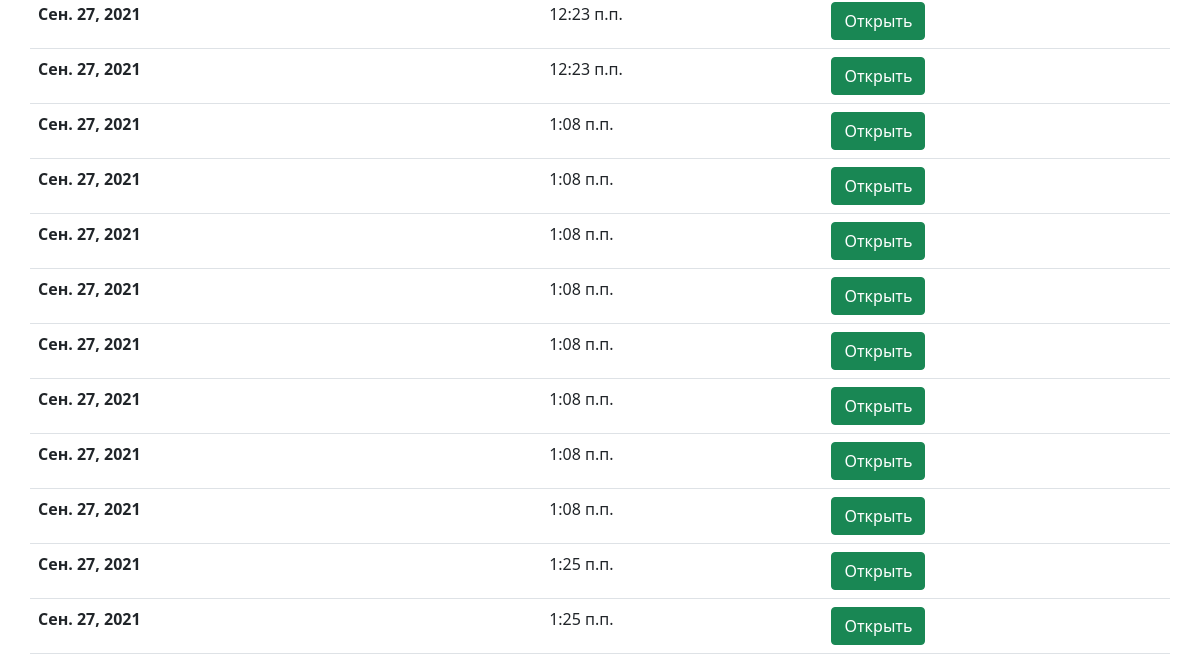
/meeting/meetingList (lower part), run on an earlier commit of the app's database.
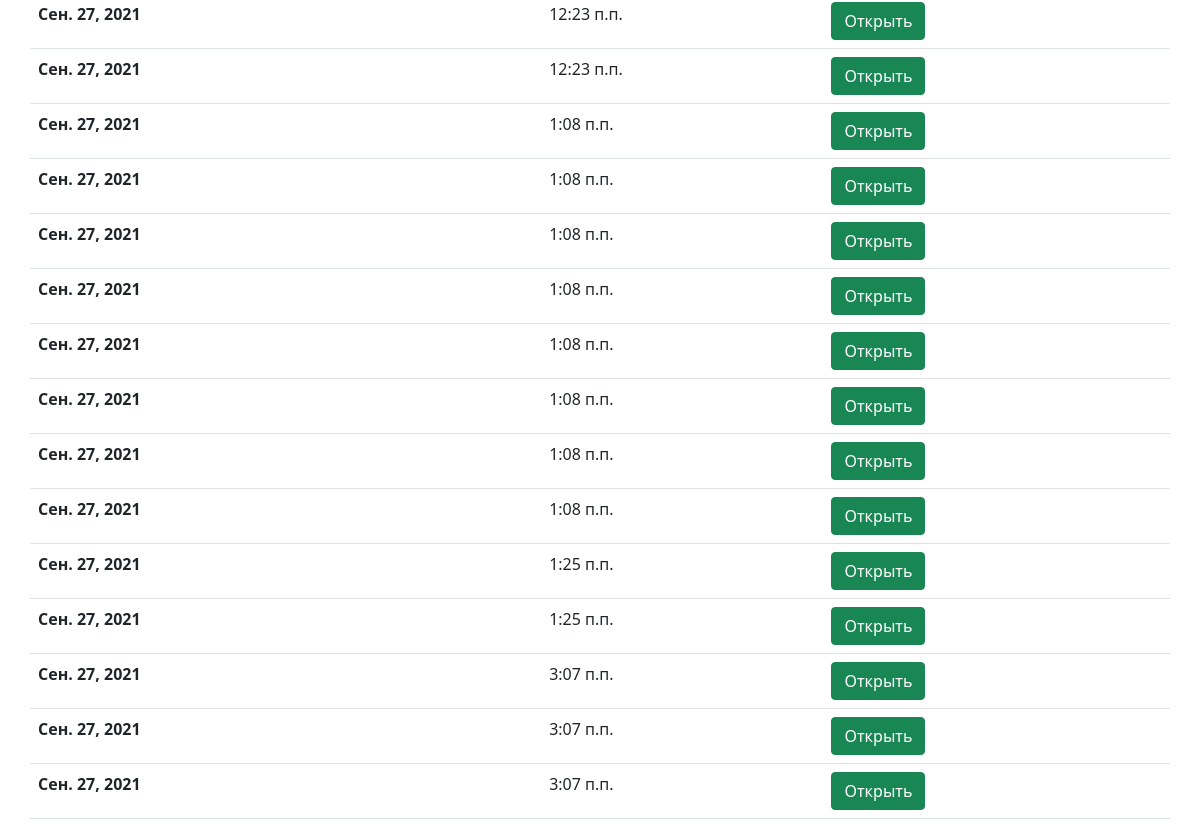
And on a later commit of the database.
### meetingManager/models.py (models this page shows)
class Meeting(models.Model):
	date = models.DateField("Дата заседания", auto_now_add=True, null=True, blank=True)
	time = models.TimeField("Время заседания")
	subpoena = models.CharField("Повестка", max_length=1000)

### meetingManager/views.py (the view)
# urls.py: path("meetingList", views.MeetingList.as_view(), name="meetingList"),
class MeetingList(Meeting):
	def get(self, request):
		meetingList = Meeting.getMeetingList()
		return render(request, "meetingList.html", {
			"meetingList": meetingList,
		})

### meetingManager/views.py (called while the page is built)
	def getMeetingList():
		return MeetingModel.objects.all()

### meetingManager/templates/meetingList.html (shortened to what this page needs)
{% extends "base.html" %}
{% block content %}
<table class="table">
  <tbody>
    {% for meeting in meetingList %}
      <tr>
        <th scope="row">{{ meeting.date }}</th>
        <td>{{ meeting.time }}</td>
        <td><a class="btn btn-success" href="../media/{{ meeting.subpoena }}" target="_blank">Открыть</a></td>
        </tr>
    {% endfor %}
  </tbody>
</table>
{% endblock %}

What changed in the data, as far as the page shows it:
added Meeting: date "Сен. 27, 2021", time "3:07 п.п."
added Meeting: date "Сен. 27, 2021", time "3:07 п.п."
added Meeting: date "Сен. 27, 2021", time "3:07 п.п."
